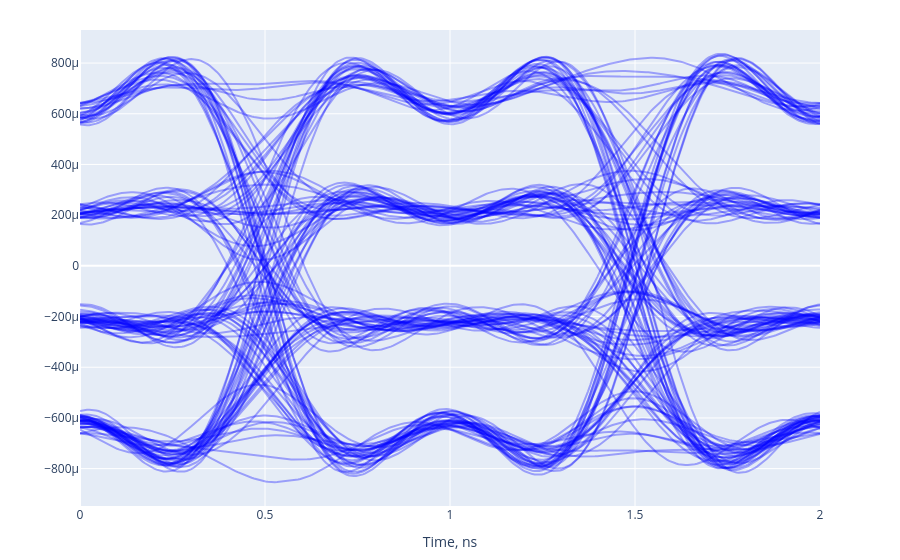

Notebook cell for this chart:
### Code cell
fig = go.Figure(layout=go.Layout(xaxis={"title": "Time, ns"}, showlegend=False))
for signal in system.find_child("receiver").output:
    plot_eye_diagram(signal, data_rate / bits_per_symbol, fig, 2, line={"color": "rgba(0, 0, 255, 0.333)"})
fig.update_layout(autosize=True, height=600, margin=dict(t=30, b=30))
fig.show()

### Figure 1 — Plotly figure (JSON) as saved in the notebook; plotly's stock layout.template omitted (floating-point values rounded to 4 significant figures; data arrays with more than 128 entries replaced by an {"elided": "..."} marker saying what was removed)
{"data": [{"line": {"color": "rgba(0, 0, 255, 0.333)"}, "type": "scatter", "x": {"elided": "320 float values"}, "y": {"elided": "320 float values"}}, {"line": {"color": "rgba(0, 0, 255, 0.333)"}, "type": "scatter", "x": {"elided": "320 float values"}, "y": {"elided": "320 float values"}}, {"line": {"color": "rgba(0, 0, 255, 0.333)"}, "type": "scatter", "x": {"elided": "320 float values"}, "y": {"elided": "320 float values"}}, {"line": {"color": "rgba(0, 0, 255, 0.333)"}, "type": "scatter", "x": {"elided": "320 float values"}, "y": {"elided": "320 float values"}}, {"line": {"color": "rgba(0, 0, 255, 0.333)"}, "type": "scatter", "x": {"elided": "320 float values"}, "y": {"elided": "320 float values"}}, {"line": {"color": "rgba(0, 0, 255, 0.333)"}, "type": "scatter", "x": {"elided": "320 float values"}, "y": {"elided": "320 float values"}}, {"line": {"color": "rgba(0, 0, 255, 0.333)"}, "type": "scatter", "x": {"elided": "320 float values"}, "y": {"elided": "320 float values"}}, {"line": {"color": "rgba(0, 0, 255, 0.333)"}, "type": "scatter", "x": {"elided": "320 float values"}, "y": {"elided": "320 float values"}}, {"line": {"color": "rgba(0, 0, 255, 0.333)"}, "type": "scatter", "x": {"elided": "320 float values"}, "y": {"elided": "320 float values"}}, {"line": {"color": "rgba(0, 0, 255, 0.333)"}, "type": "scatter", "x": {"elided": "320 float values"}, "y": {"elided": "320 float values"}}, {"line": {"color": "rgba(0, 0, 255, 0.333)"}, "type": "scatter", "x": {"elided": "320 float values"}, "y": {"elided": "320 float values"}}, {"line": {"color": "rgba(0, 0, 255, 0.333)"}, "type": "scatter", "x": {"elided": "320 float values"}, "y": {"elided": "320 float values"}}, {"line": {"color": "rgba(0, 0, 255, 0.333)"}, "type": "scatter", "x": {"elided": "320 float values"}, "y": {"elided": "320 float values"}}, {"line": {"color": "rgba(0, 0, 255, 0.333)"}, "type": "scatter", "x": {"elided": "320 float values"}, "y": {"elided": "320 float values"}}, {"line": {"color": "rgba(0, 0, 255, 0.333)"}, "type": "scatter", "x": {"elided": "320 float values"}, "y": {"elided": "320 float values"}}, {"line": {"color": "rgba(0, 0, 255, 0.333)"}, "type": "scatter", "x": {"elided": "320 float values"}, "y": {"elided": "320 float values"}}, {"line": {"color": "rgba(0, 0, 255, 0.333)"}, "type": "scatter", "x": {"elided": "320 float values"}, "y": {"elided": "320 float values"}}, {"line": {"color": "rgba(0, 0, 255, 0.333)"}, "type": "scatter", "x": {"elided": "320 float values"}, "y": {"elided": "320 float values"}}, {"line": {"color": "rgba(0, 0, 255, 0.333)"}, "type": "scatter", "x": {"elided": "320 float values"}, "y": {"elided": "320 float values"}}, {"line": {"color": "rgba(0, 0, 255, 0.333)"}, "type": "scatter", "x": {"elided": "320 float values"}, "y": {"elided": "320 float values"}}, {"line": {"color": "rgba(0, 0, 255, 0.333)"}, "type": "scatter", "x": {"elided": "320 float values"}, "y": {"elided": "320 float values"}}, {"line": {"color": "rgba(0, 0, 255, 0.333)"}, "type": "scatter", "x": {"elided": "320 float values"}, "y": {"elided": "320 float values"}}, {"line": {"color": "rgba(0, 0, 255, 0.333)"}, "type": "scatter", "x": {"elided": "320 float values"}, "y": {"elided": "320 float values"}}, {"line": {"color": "rgba(0, 0, 255, 0.333)"}, "type": "scatter", "x": {"elided": "320 float values"}, "y": {"elided": "320 float values"}}, {"line": {"color": "rgba(0, 0, 255, 0.333)"}, "type": "scatter", "x": {"elided": "320 float values"}, "y": {"elided": "320 float values"}}, {"line": {"color": "rgba(0, 0, 255, 0.333)"}, "type": "scatter", "x": {"elided": "320 float values"}, "y": {"elided": "320 float values"}}, {"line": {"color": "rgba(0, 0, 255, 0.333)"}, "type": "scatter", "x": {"elided": "320 float values"}, "y": {"elided": "320 float values"}}, {"line": {"color": "rgba(0, 0, 255, 0.333)"}, "type": "scatter", "x": {"elided": "320 float values"}, "y": {"elided": "320 float values"}}, {"line": {"color": "rgba(0, 0, 255, 0.333)"}, "type": "scatter", "x": {"elided": "320 float values"}, "y": {"elided": "320 float values"}}, {"line": {"color": "rgba(0, 0, 255, 0.333)"}, "type": "scatter", "x": {"elided": "320 float values"}, "y": {"elided": "320 float values"}}, {"line": {"color": "rgba(0, 0, 255, 0.333)"}, "type": "scatter", "x": {"elided": "320 float values"}, "y": {"elided": "320 float values"}}, {"line": {"color": "rgba(0, 0, 255, 0.333)"}, "type": "scatter", "x": {"elided": "320 float values"}, "y": {"elided": "320 float values"}}, {"line": {"color": "rgba(0, 0, 255, 0.333)"}, "type": "scatter", "x": {"elided": "320 float values"}, "y": {"elided": "320 float values"}}, {"line": {"color": "rgba(0, 0, 255, 0.333)"}, "type": "scatter", "x": {"elided": "320 float values"}, "y": {"elided": "320 float values"}}, {"line": {"color": "rgba(0, 0, 255, 0.333)"}, "type": "scatter", "x": {"elided": "320 float values"}, "y": {"elided": "320 float values"}}, {"line": {"color": "rgba(0, 0, 255, 0.333)"}, "type": "scatter", "x": {"elided": "320 float values"}, "y": {"elided": "320 float values"}}, {"line": {"color": "rgba(0, 0, 255, 0.333)"}, "type": "scatter", "x": {"elided": "320 float values"}, "y": {"elided": "320 float values"}}, {"line": {"color": "rgba(0, 0, 255, 0.333)"}, "type": "scatter", "x": {"elided": "320 float values"}, "y": {"elided": "320 float values"}}, {"line": {"color": "rgba(0, 0, 255, 0.333)"}, "type": "scatter", "x": {"elided": "320 float values"}, "y": {"elided": "320 float values"}}, {"line": {"color": "rgba(0, 0, 255, 0.333)"}, "type": "scatter", "x": {"elided": "320 float values"}, "y": {"elided": "320 float values"}}, {"line": {"color": "rgba(0, 0, 255, 0.333)"}, "type": "scatter", "x": {"elided": "320 float values"}, "y": {"elided": "320 float values"}}, {"line": {"color": "rgba(0, 0, 255, 0.333)"}, "type": "scatter", "x": {"elided": "320 float values"}, "y": {"elided": "320 float values"}}, {"line": {"color": "rgba(0, 0, 255, 0.333)"}, "type": "scatter", "x": {"elided": "320 float values"}, "y": {"elided": "320 float values"}}, {"line": {"color": "rgba(0, 0, 255, 0.333)"}, "type": "scatter", "x": {"elided": "320 float values"}, "y": {"elided": "320 float values"}}, {"line": {"color": "rgba(0, 0, 255, 0.333)"}, "type": "scatter", "x": {"elided": "320 float values"}, "y": {"elided": "320 float values"}}, {"line": {"color": "rgba(0, 0, 255, 0.333)"}, "type": "scatter", "x": {"elided": "320 float values"}, "y": {"elided": "320 float values"}}, {"line": {"color": "rgba(0, 0, 255, 0.333)"}, "type": "scatter", "x": {"elided": "320 float values"}, "y": {"elided": "320 float values"}}, {"line": {"color": "rgba(0, 0, 255, 0.333)"}, "type": "scatter", "x": {"elided": "320 float values"}, "y": {"elided": "320 float values"}}, {"line": {"color": "rgba(0, 0, 255, 0.333)"}, "type": "scatter", "x": {"elided": "320 float values"}, "y": {"elided": "320 float values"}}, {"line": {"color": "rgba(0, 0, 255, 0.333)"}, "type": "scatter", "x": {"elided": "320 float values"}, "y": {"elided": "320 float values"}}, {"line": {"color": "rgba(0, 0, 255, 0.333)"}, "type": "scatter", "x": {"elided": "320 float values"}, "y": {"elided": "320 float values"}}, {"line": {"color": "rgba(0, 0, 255, 0.333)"}, "type": "scatter", "x": {"elided": "320 float values"}, "y": {"elided": "320 float values"}}, {"line": {"color": "rgba(0, 0, 255, 0.333)"}, "type": "scatter", "x": {"elided": "320 float values"}, "y": {"elided": "320 float values"}}, {"line": {"color": "rgba(0, 0, 255, 0.333)"}, "type": "scatter", "x": {"elided": "320 float values"}, "y": {"elided": "320 float values"}}, {"line": {"color": "rgba(0, 0, 255, 0.333)"}, "type": "scatter", "x": {"elided": "320 float values"}, "y": {"elided": "320 float values"}}, {"line": {"color": "rgba(0, 0, 255, 0.333)"}, "type": "scatter", "x": {"elided": "320 float values"}, "y": {"elided": "320 float values"}}, {"line": {"color": "rgba(0, 0, 255, 0.333)"}, "type": "scatter", "x": {"elided": "320 float values"}, "y": {"elided": "320 float values"}}, {"line": {"color": "rgba(0, 0, 255, 0.333)"}, "type": "scatter", "x": {"elided": "320 float values"}, "y": {"elided": "320 float values"}}, {"line": {"color": "rgba(0, 0, 255, 0.333)"}, "type": "scatter", "x": {"elided": "320 float values"}, "y": {"elided": "320 float values"}}, {"line": {"color": "rgba(0, 0, 255, 0.333)"}, "type": "scatter", "x": {"elided": "320 float values"}, "y": {"elided": "320 float values"}}, {"line": {"color": "rgba(0, 0, 255, 0.333)"}, "type": "scatter", "x": {"elided": "320 float values"}, "y": {"elided": "320 float values"}}, {"line": {"color": "rgba(0, 0, 255, 0.333)"}, "type": "scatter", "x": {"elided": "320 float values"}, "y": {"elided": "320 float values"}}, {"line": {"color": "rgba(0, 0, 255, 0.333)"}, "type": "scatter", "x": {"elided": "320 float values"}, "y": {"elided": "320 float values"}}, {"line": {"color": "rgba(0, 0, 255, 0.333)"}, "type": "scatter", "x": {"elided": "320 float values"}, "y": {"elided": "320 float values"}}, {"line": {"color": "rgba(0, 0, 255, 0.333)"}, "type": "scatter", "x": {"elided": "320 float values"}, "y": {"elided": "320 float values"}}, {"line": {"color": "rgba(0, 0, 255, 0.333)"}, "type": "scatter", "x": {"elided": "320 float values"}, "y": {"elided": "320 float values"}}, {"line": {"color": "rgba(0, 0, 255, 0.333)"}, "type": "scatter", "x": {"elided": "320 float values"}, "y": {"elided": "320 float values"}}, {"line": {"color": "rgba(0, 0, 255, 0.333)"}, "type": "scatter", "x": {"elided": "320 float values"}, "y": {"elided": "320 float values"}}, {"line": {"color": "rgba(0, 0, 255, 0.333)"}, "type": "scatter", "x": {"elided": "320 float values"}, "y": {"elided": "320 float values"}}, {"line": {"color": "rgba(0, 0, 255, 0.333)"}, "type": "scatter", "x": {"elided": "320 float values"}, "y": {"elided": "320 float values"}}, {"line": {"color": "rgba(0, 0, 255, 0.333)"}, "type": "scatter", "x": {"elided": "320 float values"}, "y": {"elided": "320 float values"}}, {"line": {"color": "rgba(0, 0, 255, 0.333)"}, "type": "scatter", "x": {"elided": "320 float values"}, "y": {"elided": "320 float values"}}, {"line": {"color": "rgba(0, 0, 255, 0.333)"}, "type": "scatter", "x": {"elided": "320 float values"}, "y": {"elided": "320 float values"}}, {"line": {"color": "rgba(0, 0, 255, 0.333)"}, "type": "scatter", "x": {"elided": "320 float values"}, "y": {"elided": "320 float values"}}, {"line": {"color": "rgba(0, 0, 255, 0.333)"}, "type": "scatter", "x": {"elided": "320 float values"}, "y": {"elided": "320 float values"}}, {"line": {"color": "rgba(0, 0, 255, 0.333)"}, "type": "scatter", "x": {"elided": "320 float values"}, "y": {"elided": "320 float values"}}, {"line": {"color": "rgba(0, 0, 255, 0.333)"}, "type": "scatter", "x": {"elided": "320 float values"}, "y": {"elided": "320 float values"}}, {"line": {"color": "rgba(0, 0, 255, 0.333)"}, "type": "scatter", "x": {"elided": "320 float values"}, "y": {"elided": "320 float values"}}, {"line": {"color": "rgba(0, 0, 255, 0.333)"}, "type": "scatter", "x": {"elided": "320 float values"}, "y": {"elided": "320 float values"}}, {"line": {"color": "rgba(0, 0, 255, 0.333)"}, "type": "scatter", "x": {"elided": "320 float values"}, "y": {"elided": "320 float values"}}, {"line": {"color": "rgba(0, 0, 255, 0.333)"}, "type": "scatter", "x": {"elided": "320 float values"}, "y": {"elided": "320 float values"}}, {"line": {"color": "rgba(0, 0, 255, 0.333)"}, "type": "scatter", "x": {"elided": "320 float values"}, "y": {"elided": "320 float values"}}, {"line": {"color": "rgba(0, 0, 255, 0.333)"}, "type": "scatter", "x": {"elided": "320 float values"}, "y": {"elided": "320 float values"}}, {"line": {"color": "rgba(0, 0, 255, 0.333)"}, "type": "scatter", "x": {"elided": "320 float values"}, "y": {"elided": "320 float values"}}, {"line": {"color": "rgba(0, 0, 255, 0.333)"}, "type": "scatter", "x": {"elided": "320 float values"}, "y": {"elided": "320 float values"}}, {"line": {"color": "rgba(0, 0, 255, 0.333)"}, "type": "scatter", "x": {"elided": "320 float values"}, "y": {"elided": "320 float values"}}, {"line": {"color": "rgba(0, 0, 255, 0.333)"}, "type": "scatter", "x": {"elided": "320 float values"}, "y": {"elided": "320 float values"}}, {"line": {"color": "rgba(0, 0, 255, 0.333)"}, "type": "scatter", "x": {"elided": "320 float values"}, "y": {"elided": "320 float values"}}, {"line": {"color": "rgba(0, 0, 255, 0.333)"}, "type": "scatter", "x": {"elided": "320 float values"}, "y": {"elided": "320 float values"}}, {"line": {"color": "rgba(0, 0, 255, 0.333)"}, "type": "scatter", "x": {"elided": "320 float values"}, "y": {"elided": "320 float values"}}, {"line": {"color": "rgba(0, 0, 255, 0.333)"}, "type": "scatter", "x": {"elided": "320 float values"}, "y": {"elided": "320 float values"}}, {"line": {"color": "rgba(0, 0, 255, 0.333)"}, "type": "scatter", "x": {"elided": "320 float values"}, "y": {"elided": "320 float values"}}, {"line": {"color": "rgba(0, 0, 255, 0.333)"}, "type": "scatter", "x": {"elided": "320 float values"}, "y": {"elided": "320 float values"}}, {"line": {"color": "rgba(0, 0, 255, 0.333)"}, "type": "scatter", "x": {"elided": "320 float values"}, "y": {"elided": "320 float values"}}, {"line": {"color": "rgba(0, 0, 255, 0.333)"}, "type": "scatter", "x": {"elided": "320 float values"}, "y": {"elided": "320 float values"}}, {"line": {"color": "rgba(0, 0, 255, 0.333)"}, "type": "scatter", "x": {"elided": "320 float values"}, "y": {"elided": "320 float values"}}, {"line": {"color": "rgba(0, 0, 255, 0.333)"}, "type": "scatter", "x": {"elided": "320 float values"}, "y": {"elided": "320 float values"}}, {"line": {"color": "rgba(0, 0, 255, 0.333)"}, "type": "scatter", "x": {"elided": "320 float values"}, "y": {"elided": "320 float values"}}, {"line": {"color": "rgba(0, 0, 255, 0.333)"}, "type": "scatter", "x": {"elided": "320 float values"}, "y": {"elided": "320 float values"}}, {"line": {"color": "rgba(0, 0, 255, 0.333)"}, "type": "scatter", "x": {"elided": "320 float values"}, "y": {"elided": "320 float values"}}, {"line": {"color": "rgba(0, 0, 255, 0.333)"}, "type": "scatter", "x": {"elided": "320 float values"}, "y": {"elided": "320 float values"}}, {"line": {"color": "rgba(0, 0, 255, 0.333)"}, "type": "scatter", "x": {"elided": "320 float values"}, "y": {"elided": "320 float values"}}, {"line": {"color": "rgba(0, 0, 255, 0.333)"}, "type": "scatter", "x": {"elided": "320 float values"}, "y": {"elided": "320 float values"}}, {"line": {"color": "rgba(0, 0, 255, 0.333)"}, "type": "scatter", "x": {"elided": "320 float values"}, "y": {"elided": "320 float values"}}, {"line": {"color": "rgba(0, 0, 255, 0.333)"}, "type": "scatter", "x": {"elided": "320 float values"}, "y": {"elided": "320 float values"}}, {"line": {"color": "rgba(0, 0, 255, 0.333)"}, "type": "scatter", "x": {"elided": "320 float values"}, "y": {"elided": "320 float values"}}, {"line": {"color": "rgba(0, 0, 255, 0.333)"}, "type": "scatter", "x": {"elided": "320 float values"}, "y": {"elided": "320 float values"}}, {"line": {"color": "rgba(0, 0, 255, 0.333)"}, "type": "scatter", "x": {"elided": "320 float values"}, "y": {"elided": "320 float values"}}, {"line": {"color": "rgba(0, 0, 255, 0.333)"}, "type": "scatter", "x": {"elided": "320 float values"}, "y": {"elided": "320 float values"}}, {"line": {"color": "rgba(0, 0, 255, 0.333)"}, "type": "scatter", "x": {"elided": "320 float values"}, "y": {"elided": "320 float values"}}, {"line": {"color": "rgba(0, 0, 255, 0.333)"}, "type": "scatter", "x": {"elided": "320 float values"}, "y": {"elided": "320 float values"}}, {"line": {"color": "rgba(0, 0, 255, 0.333)"}, "type": "scatter", "x": {"elided": "320 float values"}, "y": {"elided": "320 float values"}}, {"line": {"color": "rgba(0, 0, 255, 0.333)"}, "type": "scatter", "x": {"elided": "320 float values"}, "y": {"elided": "320 float values"}}, {"line": {"color": "rgba(0, 0, 255, 0.333)"}, "type": "scatter", "x": {"elided": "320 float values"}, "y": {"elided": "320 float values"}}, {"line": {"color": "rgba(0, 0, 255, 0.333)"}, "type": "scatter", "x": {"elided": "320 float values"}, "y": {"elided": "320 float values"}}, {"line": {"color": "rgba(0, 0, 255, 0.333)"}, "type": "scatter", "x": {"elided": "320 float values"}, "y": {"elided": "320 float values"}}, {"line": {"color": "rgba(0, 0, 255, 0.333)"}, "type": "scatter", "x": {"elided": "320 float values"}, "y": {"elided": "320 float values"}}, {"line": {"color": "rgba(0, 0, 255, 0.333)"}, "type": "scatter", "x": {"elided": "320 float values"}, "y": {"elided": "320 float values"}}, {"line": {"color": "rgba(0, 0, 255, 0.333)"}, "type": "scatter", "x": {"elided": "320 float values"}, "y": {"elided": "320 float values"}}, {"line": {"color": "rgba(0, 0, 255, 0.333)"}, "type": "scatter", "x": {"elided": "320 float values"}, "y": {"elided": "320 float values"}}, {"line": {"color": "rgba(0, 0, 255, 0.333)"}, "type": "scatter", "x": {"elided": "320 float values"}, "y": {"elided": "320 float values"}}, {"line": {"color": "rgba(0, 0, 255, 0.333)"}, "type": "scatter", "x": {"elided": "320 float values"}, "y": {"elided": "320 float values"}}, {"line": {"color": "rgba(0, 0, 255, 0.333)"}, "type": "scatter", "x": {"elided": "320 float values"}, "y": {"elided": "320 float values"}}, {"line": {"color": "rgba(0, 0, 255, 0.333)"}, "type": "scatter", "x": {"elided": "320 float values"}, "y": {"elided": "320 float values"}}, {"line": {"color": "rgba(0, 0, 255, 0.333)"}, "type": "scatter", "x": {"elided": "320 float values"}, "y": {"elided": "320 float values"}}, {"line": {"color": "rgba(0, 0, 255, 0.333)"}, "type": "scatter", "x": {"elided": "320 float values"}, "y": {"elided": "320 float values"}}], "layout": {"autosize": true, "margin": {"b": 30, "t": 30}, "showlegend": false, "xaxis": {"autorange": true, "range": [0, 2], "title": {"text": "Time, ns"}, "type": "linear"}, "yaxis": {"autorange": true, "range": [-0.0009474, 0.0009304], "type": "linear"}}}
